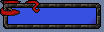

This game map was drawn from its Tiled (.tmx) file and the tilesets committed beside it. A one-line description and the full map source follow:
An orthogonal 13x4 tile map with 8x8 px tiles, 1 tile layer (Tile Layer 1).

<map version="1.9" tiledversion="1.9.2" orientation="orthogonal" renderorder="right-down" width="13" height="4" tilewidth="8" tileheight="8" infinite="0" nextlayerid="2" nextobjectid="1">
 <tileset firstgid="1" source="../MenuUI.tsx" />
 <layer id="1" name="Tile Layer 1" width="13" height="4">
  <data encoding="csv">
17,18,19,20,21,3,4,3,4,3,4,3,5,
49,31,32,15,64,15,15,15,15,15,15,15,11,
7,15,15,15,15,15,15,15,15,15,15,71,9,
27,28,29,28,29,28,29,28,29,28,29,28,30
</data>
 </layer>
</map>